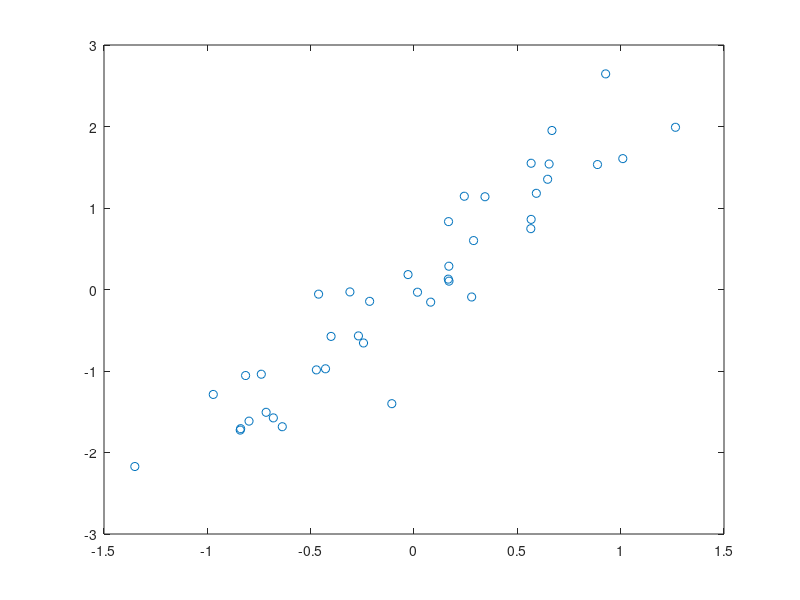

MATLAB code for this plot: (Note: this script raises an error after producing the figure.)
% -----------------------------------------------------------------
% Tutorials for Computational Neuroscience: Vision
% A bi-annual course held at Cold Spring Harbor Laboratories.
% Eero Simoncelli, E.J. Chichilnisky, Paul Glimcher
% -----------------------------------------------------------------
%
% The "tutorials" are matlab M-files that are not meant to be executed
% from the command line.  They are instead meant to be used as
% scripts.  Load a file into your editor, and read through the comment
% text, cutting and pasting the matlab commands into the matlab
% interpeter window. 
%
% colorSpaceTutorial - basic color calculations, color spaces
% colorRenderingTutorial - using color calculations to render color images
% bayesTutorial - Bayesian estimation
% sdtTutorial - signal detection theory
% choiceProbabilityTutorial - 
% linSysTutorial - linear systems theory, in one dimension
% diffeqTutorial - numerical solutions of differential equations
% samplingTutorial - the sampling theorem
% imageTutorial - 2D filtering, image processing
% imageFormationTutorial - optics of imaging in the human eye
% pyramidTutorial - multi-scale pyramid representations of signals/images
% motionTutorial  - visual motion analysis
% V1MTTutorial   - V1/MT neural model  for motion processing
% intAndFireTutorial - simple model of spiking in neurons
% poissonTutorial - simulations of Poisson spiking behavior in neurons
% gamSpikeTrainTutorial - simulations of more-than-Poisson spiking
% whiteNoiseTutorial - white noise estimation of response properties of neurons
% maskingTutorial - simulation of psychophysical masking experiment
%% -----------------------------------------------------------------
% Tutorials for Computational Neuroscience: Vision
% A bi-annual course held at Cold Spring Harbor Laboratories.
% Eero Simoncelli, E.J. Chichilnisky, Paul Glimcher
% -----------------------------------------------------------------
%
% The "tutorials" are matlab M-files that are not meant to be executed
% from the command line.  They are instead meant to be used as
% scripts.  Load a file into your editor, and read through the comment
% text, cutting and pasting the matlab commands into the matlab
% interpeter window. 
%
% colorSpaceTutorial - basic color calculations, color spaces
% colorRenderingTutorial - using color calculations to render color images
% bayesTutorial - Bayesian estimation
% sdtTutorial - signal detection theory
% choiceProbabilityTutorial - 
% linSysTutorial - linear systems theory, in one dimension
% diffeqTutorial - numerical solutions of differential equations
% samplingTutorial - the sampling theorem
% imageTutorial - 2D filtering, image processing
% imageFormationTutorial - optics of imaging in the human eye
% pyramidTutorial - multi-scale pyramid representations of signals/images
% motionTutorial  - visual motion analysis
% V1MTTutorial   - V1/MT neural model  for motion processing
% intAndFireTutorial - simple model of spiking in neurons
% poissonTutorial - simulations of Poisson spiking behavior in neurons
% gamSpikeTrainTutorial - simulations of more-than-Poisson spiking
% whiteNoiseTutorial - white noise estimation of response properties of neurons
% maskingTutorial - simulation of psychophysical masking experiment
%%%%%%%%%%%%%%%%%%%%%%%%%%%%%%%%%%%%%%%%%%%%%%%%%%%%%%%%%%%%%%%%%%%%%%%%%
%%%  File: svdTutorial.m
%%%  Original Lisp Code written by E.J. Chichilnisky, summer 1992 
%%%  Converted to Matlab by D.J. Heeger, summer 1996

%%%%%%%%%%%%%%%%%%%%%%%%%%%%%%%%%%%%%%%%%%%%%%%%%%%%%%%%%%%%%%%%%

% This tutorial is a review of some basic concepts in linear algebra,
% concentrating on the singular value decomposition.  For a detailed
% introduction, consult a linear algebra text.  Linear Algebra and its
% Applications by Gilbert Strang is excellent.

%%%%%%%%%%%%%%%%%%%%%%%%%%%%%%%%%%%%%%%%%%%%%%%%%%%%%%%%%%%%%%%%%%%

%%% SVD (Singular Value Decomposition):

% The SVD decomposes a matrix into the product of the three
% components:
%     A = U S V^t
% where ^t means transpose.  A is the original NxM matrix, U is
% an NxN orthonormal matrix, V is an MxM orthonormal matrix,
% and S is an NxM matrix with non-zero elements only along
% the diagonal.

% Let's try it on a randomly filled 10x5 matrix:
A = rand([10,5]);
[U,S,V] = svd(A);

% Look at S:
S

% Check that the decomposition worked:
newA = U * S * V';
mean2((newA - A).^2)

% Check that U and V are orthonormal matrices.  All of these
% should be identity matrices:
id=U'*U;
mean2((id-eye(size(id))).^2)
id=U*U';
mean2((id-eye(size(id))).^2)
id=V'*V;
mean2((id-eye(size(id))).^2)
id=V*V';
mean2((id-eye(size(id))).^2)

%%%%%%%%%%%%%%%%%%%%%%%%%%%%%%%%%%%%%%%%%%%%%%%%%%%%%%%%%

%%% FOUR FUNDAMENTAL SUBSPACES:

% Consider a matrix A as a linear transform, y=Ax, that
% transforms N-dimension vectors, x, into M-dimensional vectors,
% y.

% If the matrix A is singular then there is a subspace of N-space
% that is mapped to zero by A, (i.e., a set of vectors x such
% that Ax=0).  This is called the "row-nullspace" of A, since
% vectors in this space are "nulled" by the row-vectors of A.

% There is a subspace of M-space that can be REACHED by A (i.e.,
% for y in this space, there exists a v in N-space such that
% Av=y).  This is called the "column-space" of A.  The
% dimensionality of the column-space is called the "rank" of A.

% The SVD explicitly constructs orthonormal bases for the
% row-nullspace and column-space of A.  The columns of U, whose
% same-numbered elements in S are non-zero, are an orthonormal
% set of basis vectors that span the column-space of A.  The
% remaining colums of U span the row-nullspace of A^t (also
% called the column-nullspace of A).

% The columns of V (rows of V^t), whose same-numbered elements in
% S are zero, are an orthonormal set of vectors that span the
% row-nullspace of A.  The remaining columns of V span the
% column-space of A^t (also called the row-space of A).

% Matlab provides functions "orth" and "null" to 

A=[1 0 0;
   0 1 0]

% Column space:
orth(A)

% Row space:
orth(A')

% Row nullspace:
null(A)

% Column nullspace (for our matrix there is no column nullspace):
null(A')


% Here's another example in which one of the columns is a linear combination
% of the others.
A =[1 -1 0; 
    0 1 -1; 
    1 0 -1]

% It is easy to see that A has rank 2 by noting that you can get
% the third column of A by summing the first 2 columns and then
% multiplying by -1.  In fact, the vector (1,1,-1) is in the
% column nullspace of A.  So is any scalar multiple of (1,1,-1).
% It is called the column nullspace because it takes the columns
% to zero: (1,1,-1) A = 0.
colnull=null(A')
colnull' * A

% The vector (1,1,1) is in the row nullspace of A.  So is any
% scalar multiple of (1,1,1).  It's called the row nullspace
% because it takes the rows to zero: A (1,1,1)^t = 0.
rownull=null(A)
A * rownull

% And the other two spaces:
orth(A)
orth(A')

% Row space and row nullspace are orthogonal:
orth(A')' * null(A)

% Col space and col nullspace are orthogonal:
orth(A)' * null(A')

%%%%%%%%%%%%%%%%%%%%%%%%%%%%%%%%%%%%%%%%%%%%%%%%%%%%%%%%%%%%%%%%%%%%

%%% SOLVING Ax=b:

A =[1 -1 0; 
    0 1 -1; 
    1 0 -1]

% The product Ax is always a combination of the columns of A:

%         (1 -1  0) (x0)      (1)      (-1)      ( 0)
%    Ax = (0  1 -1) (x1) = x0 (0) + x1 ( 1) + x2 (-1)
%         (1  0 -1) (x2)      (1)      ( 0)      (-1)

% To solve Ax=b is to find a combination of the columns that
% gives b.  We consider all possible combinations Ax, coming from
% all choices of x.  Those products form the column space of A.
% In the example, the columns lie in 3-dimensional space, but
% their combinations fill out a plane (the matrix has rank 2).
% The plane goes through the origin since one of the combinations
% has weights x0=x1=x2=0.  Some vectors b do not lie on the
% plane, so for them Ax=b can not be solved exactly.  The system
% Ax=b has an exact solution only when the right side b is in the
% column space of A.

% The vector b=(2,3,4) is not in the column space of A so Ax=b
% has no solution.  The vector b=(2,3,5) does lie in the plane
% (spanned by the columns of A) so there is a solution,
% x=(5,3,0).
A * [5 3 0]'

% However, there are other solutions as well.  x=(6,4,1) will work:
A * [6 4 1]'

% In fact, we can take x=(5,3,0) and add any scalar multiple of
% y=(1,1,1) since (1,1,1) is in the null space.  We can write it
% this way:
%    A (x + c y) = Ax + A (cy) = Ax + c Ay = Ax + c 0 = Ax

% If an NxN matrix A has linearly independent columns then
%  (1) the row nullspace contains only the point 0
%  (2) the solution to Ax=b (if there is one) is unique
%  (3) the rank of A is N
% In general any two solutions to Ax=b differ by a vector in the
% row nullspace.

%%%%%%%%%%%%%%%%%%%%%%%%%%%%%%%%%%%%%%%%%%%%%%%%%%%%%%%%%%%%%%%%%%%%%%%

%%% REGRESSION:

% Regression: When b is not in the column space of A, we can
% still find a vector x that comes the closest to solving
% Ax=b.

% We motivate this by thinking about fitting empirical data.  We
% change notation a bit (hopefully without too much confusion)
% and try to solve Ap=y  instead of Ax=b.

% Let's simulate collecting some data in a certain experiment.
% For each of a number of test conditions, x, we measure an
% outcome, y.  And let's assume that the relationship between y's
% and x's is given by a polynomial:
%       y = 3 x^2 + x - 4.
% It should be obvious that this was an arbitrary choice.  Let's
% use this formula to simulate some data.  First, we make a
% vector of a bunch of x  values (evenly spaced between 0 and 1).
% Then we compute y for each of those x values:
x=[0:0.1:1]';
y = 3*x.^2 + x -4;

% Look at the data:
plot(x,y,'o')

% Now let's pretend we don't know the exact relationship between
% y and x.  In particular, we have the data (xvals and yvals) and
% we know that y is a second-order polynomial of x:
%    p0 + p1 x + p2 X^2
% but we don't know the parameter values p=(p0,p1,p2)

% How might we solve for those parameter values?  We build a
% matrix A whose columns depend on the x values.  In particular,
% the first column of A has a bunch of x^2 values, the second
% column of A has a bunch of x values and the third column has a
% bunch of 1's.

N=length(x);
A=zeros(N,3);
for index=1:N
  xi=x(index);
  A(index,1)=xi^2;
  A(index,2)=xi;
  A(index,3)=1;
end

% Look at the A matrix we've just constructed:

A

% Then we solve: y = A p, where we know y and we just constructed
% A.  If A were a square (full rank) matrix, this would be easy;
% we'd just invert A to get: p = inv(A) y.  In practice, it is
% seldom necessary to form the explicit inverse of a matrix.
% Matlab provides the matrix division operator, p = A\b.  This
% produces the solution using Gaussian elimination, without
% forming the inverse.

p=A\y

% This worked perfectly because there was no noise in the data.
% Let's do it again with (simulated) noisy data.

noisyY = y + 0.1*randn(size(y));
plot(x,noisyY,'o')
p=A\noisyY

% With more data points it will work better:

x=[0:5e-3:1]';
y = 3*x.^2 + x -4;
noisyY = y + 0.1*randn(size(y));
N=length(x);
A=zeros(N,3);
for index=1:N
  xi=x(index);
  A(index,1)=xi^2;
  A(index,2)=xi;
  A(index,3)=1;
end
p=A\noisyY

% The x and y values are vectors; according to our (second-order
% polynomial) model, each element of y is a quadratic function of
% the corresponding element of xvals.  A is an Nx3 matrix, and
% the col-space of A is a 3-dimensional subspace of N space.  In
% particular, the columns of A are a basis for all possible
% second-order polynomials.  The product, Ap, is a particular
% linear combination of those basis vectors, hence, it is a
% particular second order polynomial.  If y=Ap (for some/any p),
% then we say that y is in the column space of A.  That's what we
% had in the noiseless case.  The y vector was exactly equal to
% Ap for the right choice of p.  After adding noise, however, y
% was no longer in the column space of A.  There was no choice of
% p such that y=Ap exactly.  The regression solution found a p
% such that Ap came as close as possible to y.  In other words,
% it found y-est = A p-est, where the distance between noisyY and
% y-est was minimized given that y-est was forced to be in the
% column space of A.

% All of this generalizes to many other situations, e.g., to
% models other than second-order polynials).  In particular,
% standard linear regression is a special case in which A only
% has 2 columns (x's and 1's).  We can do it for other hairier
% (non-polynomial) functions too.  Try simulating noisy data for:
% y = 10 log(x) + 20.  Plot the data.  Then estimate the
% parameters (10,20) from the noisy data.

%%%%%%%%%%%%%%%%%%%%%%%%%%%%%%%%%%%%%%%%%%%%%%%%%%%%%%%%%%%%%%%%%%%%%%

%%% TOTAL LEAST SQUARES: 

% The regression operation we've been discussing produces a
% particular kind of "best" solution.  Let's reconsider the
% simple case of fitting a line through the origin to some (x,y)
% data points.  The regression solution finds a vector s that
% minimizes the function:
%
%      E(s) = | xs - y |^2,
%
% where s is the slope of the fitted line.  This error function
% penalizes VERTICAL displacements of the data points from the
% line.  But there are other ways to specify error functions.
% What if we believe that there is noise present in BOTH the x
% and y measurements?  We might then desire a penalty for the
% perpendicular distance of the data points from the line.  Such
% a function can easily be written as:
%
%      E'(u) = | M . u |^2 / | u |^2,
%
% where u is a 2-vector, and M is a 2-column matrix with columns
% formed from the data vectors x and y.  Since we are dividing by
% the squared norm of u, scaling u does not change the value of
% the function.  The vector that minimizes this function is
% typically scaled to be a unit vector.  It points in a direction
% perpendicular to the best-fitting line.

% This solution may be found by computing the SVD of M, and
% choosing the column of V (a 2-vector) corresponding to the
% largest singular value.  Let's try this on a data set with noise
% added to both x and y:

x=[-1:0.05:1]';
y=2*x;

noisyX = x + 0.2*randn(size(x));
noisyY = y + 0.2*randn(size(y));

plot(noisyX,noisyY,'o')

% Standard (y-distance) regression:
noisyX\noisyY

% TLS regression: (most of the time, but not always, this gives a
% better estimate)
M=[noisyX';noisyY']';
[U,S,V]=svd(M);
V(2,1)/V(1,1)

%%%%%%%%%%%%%%%%%%%%%%%%%%%%%%%%%%%%%%%%%%%%%%%%%%%%%%%%%%%%%%%%%

%%% COVARIANCE

% This section of the tutorial deals with multi-dimensional data
% sets.  Each data point represents one test condition, e.g., a
% data point might be the height and weight of a person
% represented as a vector (height,weight).  Or each data point
% might be the intensity values of an image represented as a very
% long vector (p1,p2,...,pN), where p_i is the intensity at the
% i_th pixel.

% The function multiRandn generates multi-dimensional random
% vector, given a particular mean and covariance matrix.  The
% following code uses multiRandn to generate a simulated data
% set, with M data points.

M=100;
ActualMean=[10 2]';
ActualCov=[1 0.8
           0.8 1];
	
data=zeros(length(ActualMean),M); 
for index=1:M
  data(:,index)=multiRandn(ActualMean,ActualCov);
end

plot(data(1,:),data(2,:),'o')

% Data is an 2xM array.  The cols of data are the data points
% that we plotted in the scatter plot.  The xvalues are in the
% first row of data, and the yvalues are in the second row.  The
% correlation coefficient in this example is 0.8, so the scatter
% plot slopes up and to the right at a 45 degree angle.

% Next let's compute the mean of the data set.  It will be close
% (but not exactly equal) to the mean that we specified at the
% outset.

EstMean=mean(data')'

% We compute the covariance of the data in two steps.  First we
% subtract EstMean from each of the columns to give us a new
% matrix D.  Then we compute D D^t, and divided by the number of
% data points, M, minus 1.

D=data-EstMean*ones(1,M);
EstCov=D*D'/(M-1)

% The built-in matlab function "cov" does the same thing (but you
% have to have the data in rows instead of columns):

cov(data')

% Obviously, the empirical covariance would be closer if we used
% a bigger data set (larger M).  Try it.

%%%%%%%%%%%%%%%%%%%%%%%%%%%%%%%%%%%%%%%%%%%%%%%%%%%%%%%%%%%%%%%%%%%%

%%% PRINCIPAL COMPONENTS ANALYSIS

% Compute the svd of D.  The cols of U span the col-space of D.
% These are also the eigenvectors of the covariance, D D^t.

[U,S,V]=svd(D);
e1=U(:,1)
e2=U(:,2)

% Show that these are eigenvectors of D D^t.  For a vector v to
% be an eigenvector of a matrix A means that: Av=lv for some
% scalar l.  In other words, passing v through the matrix only
% affects its length, not its direction.

DDt = D*D';
DDt_e1 = (DDt * e1) ./ e1
DDt_e2 = (DDt * e2) ./ e2

% The eigenvector corresponding to the largest eigenvalue is
% called the first principal component.  The svd returns the
% eigenvectors in order, so e1 is the eigenvector with the
% largest eigenvalue.  The first principal component is the unit
% vector with the largest projection onto the data set.  The e1
% that you computed should be very close to (.707,.707): Note
% that you might also have gotten (-.707,-.707).  That's just as
% good.  With either sign, it points in the elongated direction
% of the scatter plot, hence it has the largest projection onto
% the data set.  The other eigenvector, e2, points in the
% perpendicular direction.  The e2 that you computed should be
% very close to (-.707,.707) or (.707,-.707):

% Again, the first principal component, e1, is the unit vector
% with the largest projection onto the data set.  The projection
% of e1 onto the data is:

norm(e1'*D)

% It's helpful to draw the shape of the matrices on a piece of
% paper: D is a (2xM) matrix, e1 is (2x1) column vector, so e1'*D
% is a (1xM) row vector .  Each element of this row vector is the
% length of the projection of a single data point onto the unit
% vector e1.  The vector-length of this row vector gives the sum
% of the projection lengths.

% The projection onto the other eigenvector is smaller:

norm(e2'*D)

% The point is that you know a lot about a data point by knowing
% only the projection of that data point onto e1.  Let's compute
% the vector-distance between a data point and its projection
% onto e1:

datapoint = D(:,1)
distance = norm(datapoint - e1*(e1'*datapoint))

% This distance is pretty small because you know a lot just by
% knowing the projection onto e1.  And now, the average of the
% vector-distances (for all the data points):

perps=D-(e1*(e1'*D));
mean(sqrt(sum(perps.^2)))

% Compare this number to what you would get by using some other
% arbitrary unit vector.  Evaluate the following a bunch of
% times.  It picks a random unit vector, prints that vector, then
% projects the data set onto that vector.  The numbers you get
% will always be bigger than or equal to what you got using e1.
% When the random unit vector is close to e1, you get a smaller
% number.  When it is far from e1, you get a larger number.

foo=rand(2,1);
e=foo/norm(foo)
perps=D-(e*(e'*D));
mean(sqrt(sum(perps.^2)))

% Try this a bunch of times to see what you get for a bunch of
% different random unit vectors.  Each data point is a vector of
% 2 numbers.  If you had to summarize each data point with one
% number, what number would you choose?

% Now do it all again for a higher dimensional data set.  Using
% this covariance matrix, what do you expect the principal
% components to be?

M=100;
ActualMean=[0 0 0]';
ActualCov=[4 0 0
           0 2 0
           0 0 1];

% Generate the data:

data=zeros(length(ActualMean),M); 
for index=1:M
  data(:,index)=multiRandn(ActualMean,ActualCov);
end

% Estimate mean and covariance:

EstMean=mean(data')'
EstCov=cov(data')

% Compute the principal components.

D=data-EstMean*ones(1,M);
[U,S,V]=svd(D);
e1=U(:,1)
e2=U(:,2)
e3=U(:,3)

